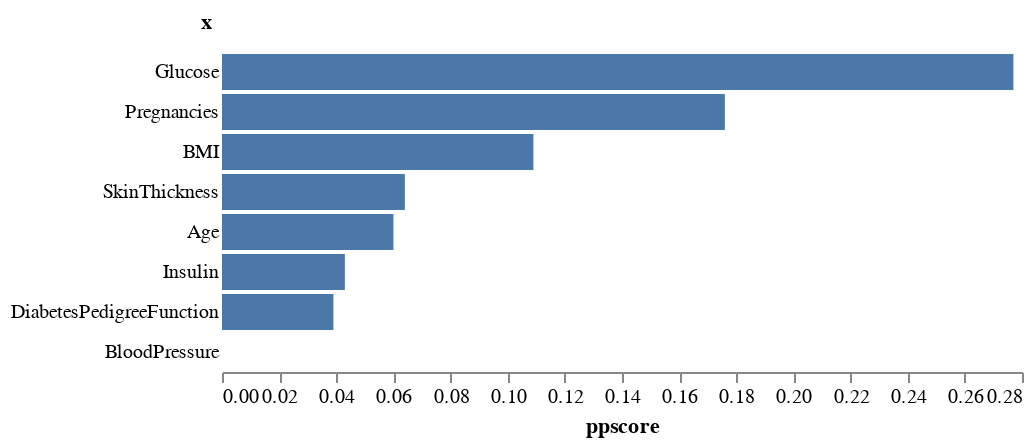

The notebook cell this image was saved under:
### Markdown cell above
## Investigate features with largest predictive power

We use the Predictive Power Score to evaluate which features have the highest predictive power with respect to `Outcome`.

### Code cell
predictors = (
    pps.predictors(train, "Outcome")
    .round(3)
    .iloc[:, :-1]
)
base = (
    alt.Chart(predictors)
    .encode(
        y=alt.Y("x:N").sort("-x"),
        x="ppscore",
        tooltip=["x", "ppscore"],
    )
)
base.mark_bar() + base.mark_text(align="center", dy=-5)

### Figure 1 — Vega-Lite specification as saved in the notebook (floating-point values rounded to 4 significant figures)
{"config": {"axisX": {"grid": false}, "axisY": {"domain": false, "gridDash": [2, 4], "tickSize": 0, "titleAlign": "right", "titleAngle": 0, "titleX": -5, "titleY": -10}, "view": {"stroke": "transparent", "continuousHeight": 300, "continuousWidth": 400}}, "layer": [{"mark": {"type": "bar"}, "encoding": {"tooltip": [{"field": "x", "type": "nominal"}, {"field": "ppscore", "type": "quantitative"}], "x": {"field": "ppscore", "type": "quantitative"}, "y": {"field": "x", "sort": "-x", "type": "nominal"}}}, {"mark": {"type": "text", "align": "center", "dy": -5}, "encoding": {"tooltip": [{"field": "x", "type": "nominal"}, {"field": "ppscore", "type": "quantitative"}], "x": {"field": "ppscore", "type": "quantitative"}, "y": {"field": "x", "sort": "-x", "type": "nominal"}}}], "data": {"name": "data-e429a6c3255b9446603d8de4b2adcfb9"}, "$schema": "https://vega.github.io/schema/vega-lite/v5.15.1.json", "datasets": {"data-e429a6c3255b9446603d8de4b2adcfb9": [{"x": "Glucose", "y": "Outcome", "ppscore": 0.277, "case": "classification", "is_valid_score": true, "metric": "weighted F1", "baseline_score": 0.549, "model_score": 0.674}, {"x": "Pregnancies", "y": "Outcome", "ppscore": 0.176, "case": "classification", "is_valid_score": true, "metric": "weighted F1", "baseline_score": 0.549, "model_score": 0.628}, {"x": "BMI", "y": "Outcome", "ppscore": 0.109, "case": "classification", "is_valid_score": true, "metric": "weighted F1", "baseline_score": 0.549, "model_score": 0.598}, {"x": "SkinThickness", "y": "Outcome", "ppscore": 0.064, "case": "classification", "is_valid_score": true, "metric": "weighted F1", "baseline_score": 0.549, "model_score": 0.578}, {"x": "Age", "y": "Outcome", "ppscore": 0.06, "case": "classification", "is_valid_score": true, "metric": "weighted F1", "baseline_score": 0.549, "model_score": 0.576}, {"x": "Insulin", "y": "Outcome", "ppscore": 0.043, "case": "classification", "is_valid_score": true, "metric": "weighted F1", "baseline_score": 0.549, "model_score": 0.569}, {"x": "DiabetesPedigreeFunction", "y": "Outcome", "ppscore": 0.039, "case": "classification", "is_valid_score": true, "metric": "weighted F1", "baseline_score": 0.549, "model_score": 0.567}, {"x": "BloodPressure", "y": "Outcome", "ppscore": 0.0, "case": "classification", "is_valid_score": true, "metric": "weighted F1", "baseline_score": 0.549, "model_score": 0.541}]}}
